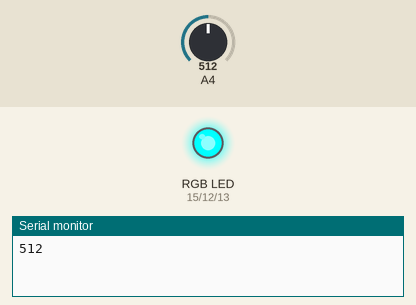
Recording of a sketch running on a simulated Arduino Mega 2560, built with avr-gcc and run on an emulated ATmega2560. On the bench: an RGB LED mixed from three pins (HIGH = lit), the last lines printed to the serial monitor. The test bench sets the inputs (shaded band); at power-on: A4 = 512.

Above: at 0.12 s.
At 0.62 s:
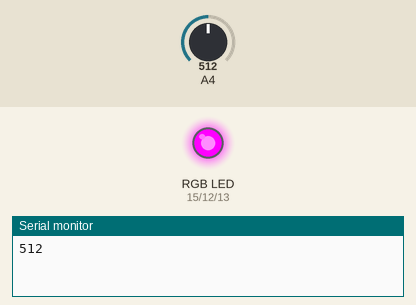
At 1.12 s:
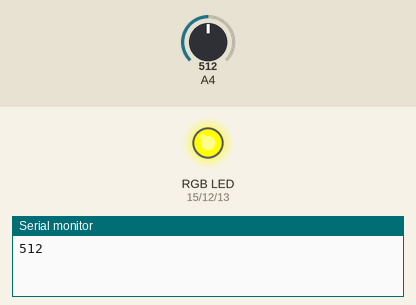
At 2.87 s:
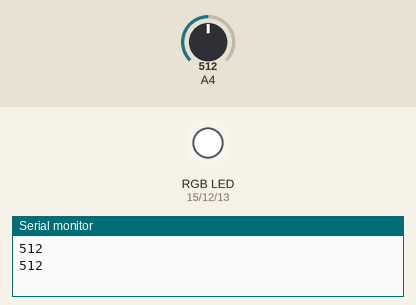
Timing chart, 0 to 3.5 s (numbered marks = the images above):
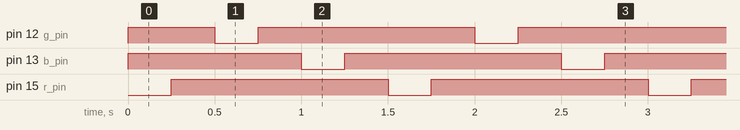

Measured:
- by itself, pin 12 (g_pin), pin 13 (b_pin): repeats every 1.5 s: LOW 0.25 s, HIGH 1.3 s
- by itself, pin 15 (r_pin): alternates HIGH for 1.3 s and LOW for 0.25 s
- by itself, everything shown: repeats every 1.5 s, in 6 steps

The sketch:

rgb_demo.ino
```cpp
const int r_pin = 15, g_pin = 12, b_pin = 13,temp = 36;
void setup() {
  // put your setup code here, to run once:
pinMode(r_pin,OUTPUT);
pinMode(g_pin,OUTPUT);
pinMode(b_pin,OUTPUT);
pinMode(temp,INPUT);
Serial.begin(115200);
}

void loop() {
  // put your main code here, to run repeatedly:
Serial.println(analogRead(temp));
digitalWrite(r_pin,HIGH);
digitalWrite(b_pin,HIGH);
digitalWrite(g_pin,HIGH);

digitalWrite(r_pin,LOW);
delay(250);
digitalWrite(r_pin,HIGH);
delay(250);

digitalWrite(g_pin,LOW);
delay(250);
digitalWrite(g_pin,HIGH);
delay(250);

digitalWrite(b_pin,LOW);
delay(250);
digitalWrite(b_pin,HIGH);
delay(250);

}
```
